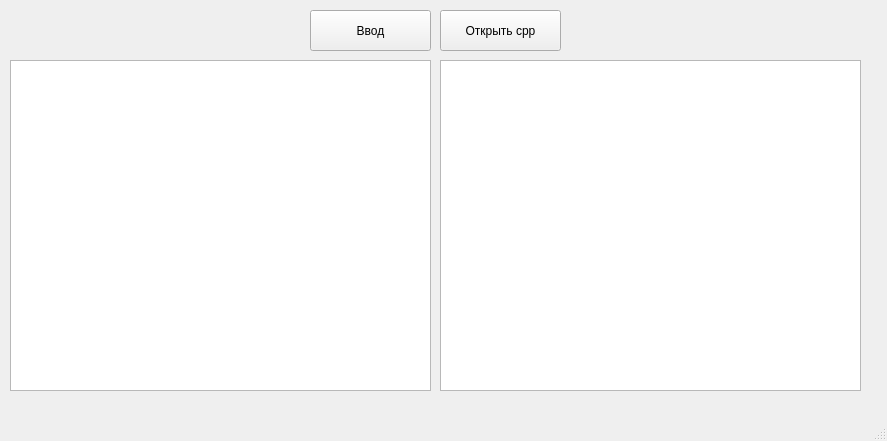
<?xml version="1.0" encoding="UTF-8"?>
<ui version="4.0">
 <class>MainWindow</class>
 <widget class="QMainWindow" name="MainWindow">
  <property name="geometry">
   <rect>
    <x>0</x>
    <y>0</y>
    <width>887</width>
    <height>441</height>
   </rect>
  </property>
  <property name="windowTitle">
   <string>MainWindow</string>
  </property>
  <widget class="QWidget" name="centralwidget">
   <widget class="QPushButton" name="input_2">
    <property name="geometry">
     <rect>
      <x>310</x>
      <y>10</y>
      <width>121</width>
      <height>41</height>
     </rect>
    </property>
    <property name="text">
     <string>Ввод</string>
    </property>
   </widget>
   <widget class="QPushButton" name="file_2">
    <property name="geometry">
     <rect>
      <x>440</x>
      <y>10</y>
      <width>121</width>
      <height>41</height>
     </rect>
    </property>
    <property name="text">
     <string>Открыть cpp</string>
    </property>
   </widget>
   <widget class="QTextEdit" name="textEdit">
    <property name="geometry">
     <rect>
      <x>10</x>
      <y>60</y>
      <width>421</width>
      <height>331</height>
     </rect>
    </property>
   </widget>
   <widget class="QTextEdit" name="textEdit_2">
    <property name="geometry">
     <rect>
      <x>440</x>
      <y>60</y>
      <width>421</width>
      <height>331</height>
     </rect>
    </property>
   </widget>
  </widget>
  <widget class="QMenuBar" name="menubar">
   <property name="geometry">
    <rect>
     <x>0</x>
     <y>0</y>
     <width>887</width>
     <height>25</height>
    </rect>
   </property>
  </widget>
  <widget class="QStatusBar" name="statusbar"/>
 </widget>
 <resources/>
 <connections/>
</ui>
